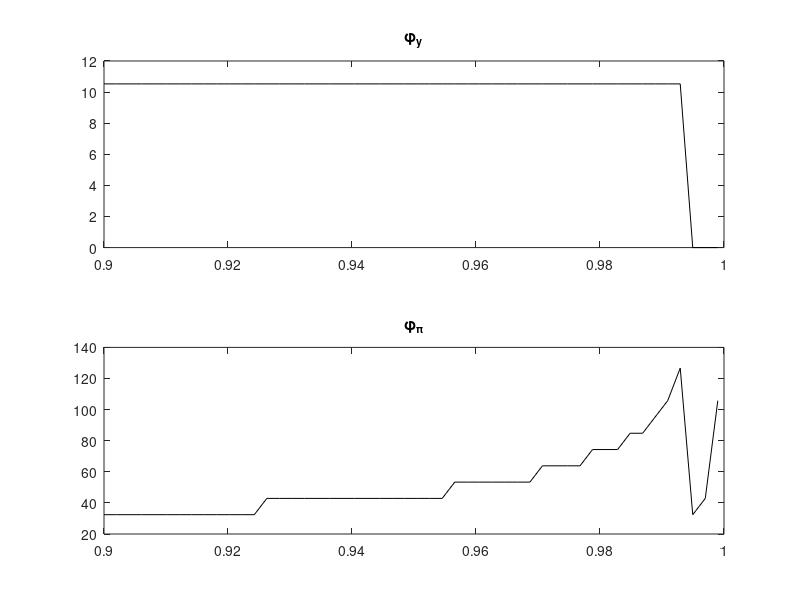

This chart was generated by the following MATLAB code:
clear;clc;close all;
%load ('varREE.mat');
load('varBLE3.mat');

omegaGrid=50; 
paraGrid=20; 
%   phi_y_grid = linspace(0.13,0.97,paraGrid);
%   phi_pi_grid = linspace(0.84,1.98,paraGrid);
  
  phi_y_grid = linspace(0,200,paraGrid);
  phi_pi_grid = linspace(1,200,paraGrid);
  
  omega_grid=linspace(0.9,.999,omegaGrid);
  
  for jj=1:omegaGrid

omega=omega_grid(jj);%weight on inflation variance;

objective_BLE=gapVar_BLE*(1-omega)+infVar_BLE*omega;
%objective_REE=gapVar_REE*(1-omega)+infVar_REE*omega;

 %minREE=min(min(objective_REE));
 %[minREE_ind(1),minREE_ind(2)]=find(objective_REE==minREE);

minBLE=min(min(objective_BLE));
[minBLE_ind(1),minBLE_ind(2)]=find(objective_BLE==minBLE);

optimalPara_BLE(jj,:)=[phi_y_grid(minBLE_ind(1)),phi_pi_grid(minBLE_ind(2))];
%optimalPara_REE(jj,:)=[phi_y_grid(minREE_ind(1)),phi_pi_grid(minREE_ind(2))];

  end
  
 %SR_BLE_pi=diff(infVar_BLE(30,1:end)').\diff(gapVar_BLE(30,1:end)');%changes in variances along phi_pi dimension
 %SR_BLE_pi(SR_BLE_pi>0)=0;%set to 0 if there is no trade-off
 %SR_BLE_y=diff(infVar_BLE(1:end,30)).\diff(gapVar_BLE(1:end,30));%changes in variances along phi_y dimension 
 %SR_BLE_y(SR_BLE_y>0)=0;%set to 0 if there is no trade-off
 
 %SR_REE_pi=diff(infVar_REE(30,1:end)').\diff(gapVar_REE(30,1:end)');%changes in variances along phi_pi dimension
 %SR_REE_pi(SR_REE_pi>0)=0;%set to 0 if there is no trade-off
 %SR_REE_y=diff(infVar_REE(1:end,30)).\diff(gapVar_REE(1:end,30));%changes in variances along phi_y dimension 
 %SR_REE_y(SR_REE_y>0)=0;%set to 0 if there is no trade-off
 
 %figure('Name','Sacrifice Ratios');
 %subplot(2,1,1);
 %plot(SR_BLE_pi,'color','black');
 %hold on;
 %plot(SR_REE_pi,'color','red');
 %legend('BLE','REE');
 %title('along \phi_y dimension');
 %subplot(2,1,2);
 %plot(SR_BLE_y,'color','black');
 %hold on;
 %plot(SR_REE_y,'color','red');
 %legend('BLE','REE');
 %title('along \phi_{\pi} dimension');
  
  figure('Name','Optimal Taylor coefficients as a function of omega');
  subplot(2,1,1);
  plot(omega_grid,optimalPara_BLE(:,1),'color','black');
  %hold on;
  %plot(omega_grid,optimalPara_REE(:,1),'color','red');
  %legend('BLE','REE');
  title('\phi_y');
  subplot(2,1,2);
  plot(omega_grid,optimalPara_BLE(:,2),'color','black');
  %hold on;
  %plot(omega_grid,optimalPara_REE(:,2),'color','red');
  %legend('BLE','REE');
  title('\phi_{\pi}');